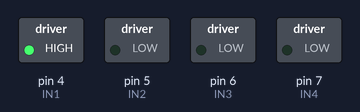
A sketch run on a simulated Arduino Uno, built with avr-gcc and run on an emulated ATmega328P. On the bench: switched loads named in the sketch (green lamp = pin HIGH).

Above: at 1.5 s.
At 3.5 s:
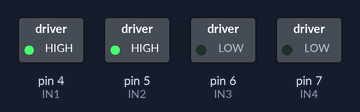
At 5.5 s:
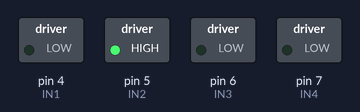
Timing chart, 0 to 10.4 s (numbered marks = the images above):
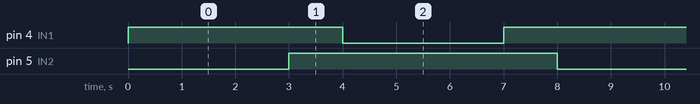

Measured:
- by itself, pin 4 (IN1): repeats every 8.0 s: LOW 3.0 s, HIGH 5.0 s
- by itself, pin 5 (IN2): alternates HIGH for 5.0 s and LOW for 3.0 s
- by itself, everything shown: repeats every 8.0 s, in 4 steps

The sketch:

PONTE_H.ino
```cpp
/***********************************************************************
 * Primeiro Workshop Arduino e Robotica - TARZAN
 *
 * Programa inicial para a utilização da Ponte H
 *
 * Autores: Gustavo Carlos
 *          Thobias Santos
 *
***********************************************************************/

//Definições pinos do Arduino ligados a entrada da Ponte H
int IN1 = 4;
int IN2 = 5;
int IN3 = 6;
int IN4 = 7;

void setup() {

  //Define os pinos como saída
  pinMode(IN1, OUTPUT);
  pinMode(IN2, OUTPUT);
  pinMode(IN3, OUTPUT);
  pinMode(IN4, OUTPUT);
}

void loop() {

  //Gira o Motor A no sentido horário
  digitalWrite(IN1, HIGH);
  digitalWrite(IN2, LOW);
  delay(3000);

  //Para o motor A
  digitalWrite(IN1, HIGH);
  digitalWrite(IN2, HIGH);
  delay(1000);

  //Gira o Motor A no sentido anti-horário
  digitalWrite(IN1, LOW);
  digitalWrite(IN2, HIGH);
  delay(3000);

  //Para o motor A
  digitalWrite(IN1, HIGH);
  digitalWrite(IN2, HIGH);
  delay(1000);

}
```
